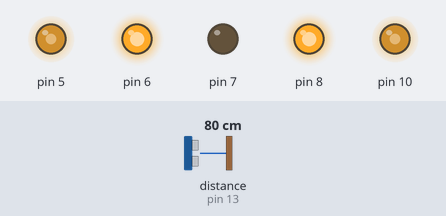
The sketch below on a simulated Arduino Uno, built with avr-gcc and run on an emulated ATmega328P. Parts: output pins drawn as LEDs (lit = HIGH). Wiring (inferred from the names in the program): ultrasonic range finder: trigger pin 12; echo pin 13. Dashed ring = blinking. Inputs (shaded band) come from the test bench; at power-on: distance to the obstacle (sensor on pin 13) 80 cm. The echo pulse lasts 58.3 µs per cm; pins used as bus, display or sensor lines are not drawn.

Above: at 1.2 s.
1.3 s: distance to the obstacle (sensor on pin 13) set to 23 cm
2.8 s: distance to the obstacle (sensor on pin 13) set to 19 cm
At 3.42 s:
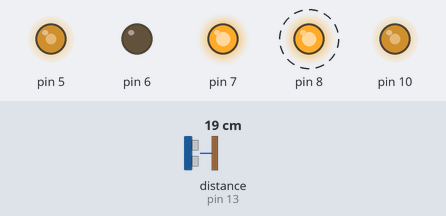
5.8 s: distance to the obstacle (sensor on pin 13) set to 35 cm
At 7.0 s:
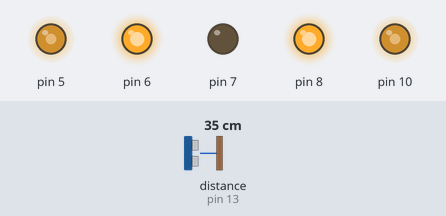
7.4 s: distance to the obstacle (sensor on pin 13) set to 2 cm
At 7.7 s:
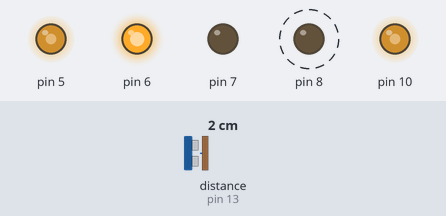
Timing chart, 0 to 11.4 s (numbered marks = the images above; inputs shaded):
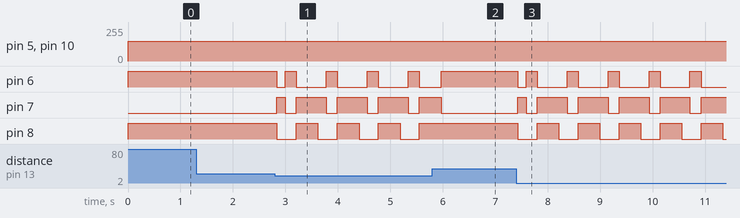

Measured:
- the behaviour switches between 21 and 20 cm on distance to the obstacle (sensor on pin 13) (found by bisection; images 0 and 1)
- after the input at 1.3 s, every drawn part: stays the same
- after the input at 2.8 s, pin 6: HIGH → LOW at once, then repeats every 0.78 s: HIGH 0.21 s, LOW 0.57 s; pin 7: LOW → HIGH at once, then repeats every 0.78 s: LOW 0.21 s, HIGH 0.57 s; pin 8: alternates HIGH for 0.41 s and LOW for 0.37 s, starting at once
- after the input at 5.8 s, pin 8: stops changing and stays HIGH
- after the input at 7.4 s, pin 6: HIGH → LOW at once, then repeats every 0.78 s: HIGH 0.21 s, LOW 0.57 s; pin 7: LOW → HIGH at once, then repeats every 0.78 s: LOW 0.21 s, HIGH 0.57 s; pin 8: alternates HIGH for 0.41 s and LOW for 0.37 s, starting at once

The sketch:

Dima___Artyr.ino
```cpp
int trigPin = 12;
int echoPin = 13;
long duration, cm, in, inches;
void setup()
{
 pinMode(trigPin, OUTPUT);
 pinMode(echoPin, OUTPUT);
 pinMode(5,OUTPUT);
 pinMode(6,OUTPUT);
 pinMode(7,OUTPUT);
 pinMode(8,OUTPUT);
 pinMode(10,OUTPUT);
analogWrite(5,250);
analogWrite(10,250);
}
void forward(){
digitalWrite(6,1);
digitalWrite(7,0);
digitalWrite(8,1);
digitalWrite(9,0);
delay(10);
}
void back(){
digitalWrite(6,0);
digitalWrite(7,1);
digitalWrite(8,0);
digitalWrite(9,1);
delay(10);
}
void rights(){
  digitalWrite(6,1);
  digitalWrite(7,0);
  digitalWrite(8,0);
  digitalWrite(9,1);
  delay(10);
}
  void lefts(){
  digitalWrite(6,0);
  digitalWrite(7,1);
  digitalWrite(8,1);
digitalWrite(9,0);
  delay(10);
}
void loop()
{
digitalWrite(trigPin,LOW);
delayMicroseconds(5);
digitalWrite(trigPin,1);
delayMicroseconds(10);
 digitalWrite(trigPin,0);
 pinMode(echoPin,INPUT);
 duration = pulseIn(echoPin, 1);
 cm = (duration/2) / 29.1;
 if(cm>20){
  analogWrite(5,150);
  analogWrite(10,150);
  forward();
    delay(100);
  }
  else{
    analogWrite(5,150);
    analogWrite(10,150);
    back();
      delay(150);
     rights();
    delay(200);
     if(cm<20){
    lefts();
    delay(400);
     }
  }

 }
```
